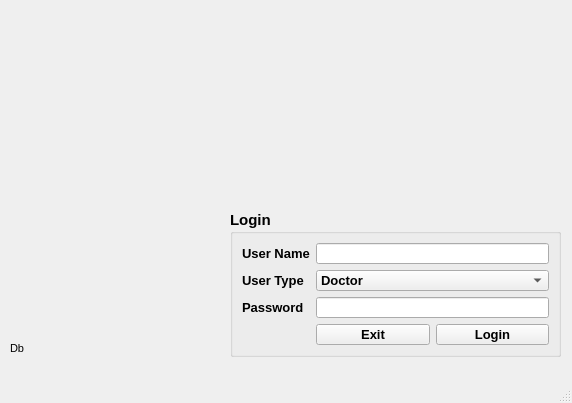
<?xml version="1.0" encoding="UTF-8"?>
<ui version="4.0">
 <class>Login</class>
 <widget class="QMainWindow" name="Login">
  <property name="geometry">
   <rect>
    <x>0</x>
    <y>0</y>
    <width>572</width>
    <height>403</height>
   </rect>
  </property>
  <property name="windowTitle">
   <string>Login</string>
  </property>
  <property name="styleSheet">
   <string notr="true"/>
  </property>
  <widget class="QWidget" name="centralwidget">
   <widget class="QGroupBox" name="groupBox">
    <property name="geometry">
     <rect>
      <x>230</x>
      <y>210</y>
      <width>331</width>
      <height>147</height>
     </rect>
    </property>
    <property name="font">
     <font>
      <pointsize>11</pointsize>
      <weight>75</weight>
      <bold>true</bold>
     </font>
    </property>
    <property name="styleSheet">
     <string notr="true"/>
    </property>
    <property name="title">
     <string>Login</string>
    </property>
    <layout class="QGridLayout" name="gridLayout">
     <item row="0" column="0">
      <widget class="QLabel" name="label">
       <property name="font">
        <font>
         <pointsize>10</pointsize>
         <weight>75</weight>
         <bold>true</bold>
        </font>
       </property>
       <property name="text">
        <string>User Name</string>
       </property>
      </widget>
     </item>
     <item row="0" column="1">
      <widget class="QLineEdit" name="lineEditUserName">
       <property name="font">
        <font>
         <pointsize>9</pointsize>
         <weight>50</weight>
         <bold>false</bold>
        </font>
       </property>
       <property name="styleSheet">
        <string notr="true">
</string>
       </property>
      </widget>
     </item>
     <item row="1" column="0">
      <widget class="QLabel" name="label_3">
       <property name="font">
        <font>
         <pointsize>10</pointsize>
        </font>
       </property>
       <property name="text">
        <string>User Type</string>
       </property>
      </widget>
     </item>
     <item row="1" column="1">
      <widget class="QComboBox" name="comboBoxUser">
       <property name="font">
        <font>
         <pointsize>10</pointsize>
         <weight>75</weight>
         <bold>true</bold>
        </font>
       </property>
       <property name="styleSheet">
        <string notr="true"/>
       </property>
       <item>
        <property name="text">
         <string>Doctor</string>
        </property>
       </item>
       <item>
        <property name="text">
         <string>Nurse</string>
        </property>
       </item>
      </widget>
     </item>
     <item row="2" column="0">
      <widget class="QLabel" name="label_2">
       <property name="font">
        <font>
         <pointsize>10</pointsize>
         <weight>75</weight>
         <bold>true</bold>
        </font>
       </property>
       <property name="text">
        <string>Password</string>
       </property>
      </widget>
     </item>
     <item row="2" column="1">
      <widget class="QLineEdit" name="lineEditPsw">
       <property name="font">
        <font>
         <pointsize>9</pointsize>
         <weight>50</weight>
         <bold>false</bold>
        </font>
       </property>
       <property name="styleSheet">
        <string notr="true"/>
       </property>
       <property name="echoMode">
        <enum>QLineEdit::Password</enum>
       </property>
      </widget>
     </item>
     <item row="3" column="1">
      <layout class="QHBoxLayout" name="horizontalLayout">
       <item>
        <widget class="QPushButton" name="btnExit">
         <property name="font">
          <font>
           <pointsize>10</pointsize>
           <weight>75</weight>
           <bold>true</bold>
          </font>
         </property>
         <property name="styleSheet">
          <string notr="true"/>
         </property>
         <property name="text">
          <string>Exit</string>
         </property>
        </widget>
       </item>
       <item>
        <widget class="QPushButton" name="btnLog">
         <property name="font">
          <font>
           <pointsize>10</pointsize>
           <weight>75</weight>
           <bold>true</bold>
          </font>
         </property>
         <property name="styleSheet">
          <string notr="true"/>
         </property>
         <property name="text">
          <string>Login</string>
         </property>
        </widget>
       </item>
      </layout>
     </item>
    </layout>
   </widget>
   <widget class="QLabel" name="labelLogo">
    <property name="geometry">
     <rect>
      <x>20</x>
      <y>20</y>
      <width>191</width>
      <height>111</height>
     </rect>
    </property>
    <property name="font">
     <font>
      <pointsize>14</pointsize>
      <weight>75</weight>
      <bold>true</bold>
     </font>
    </property>
    <property name="text">
     <string/>
    </property>
   </widget>
   <widget class="QLabel" name="labelDb">
    <property name="geometry">
     <rect>
      <x>10</x>
      <y>340</y>
      <width>171</width>
      <height>16</height>
     </rect>
    </property>
    <property name="font">
     <font>
      <pointsize>8</pointsize>
      <weight>50</weight>
      <bold>false</bold>
     </font>
    </property>
    <property name="text">
     <string>Db </string>
    </property>
   </widget>
  </widget>
  <widget class="QMenuBar" name="menubar">
   <property name="geometry">
    <rect>
     <x>0</x>
     <y>0</y>
     <width>572</width>
     <height>22</height>
    </rect>
   </property>
  </widget>
  <widget class="QStatusBar" name="statusbar"/>
 </widget>
 <resources/>
 <connections/>
</ui>
